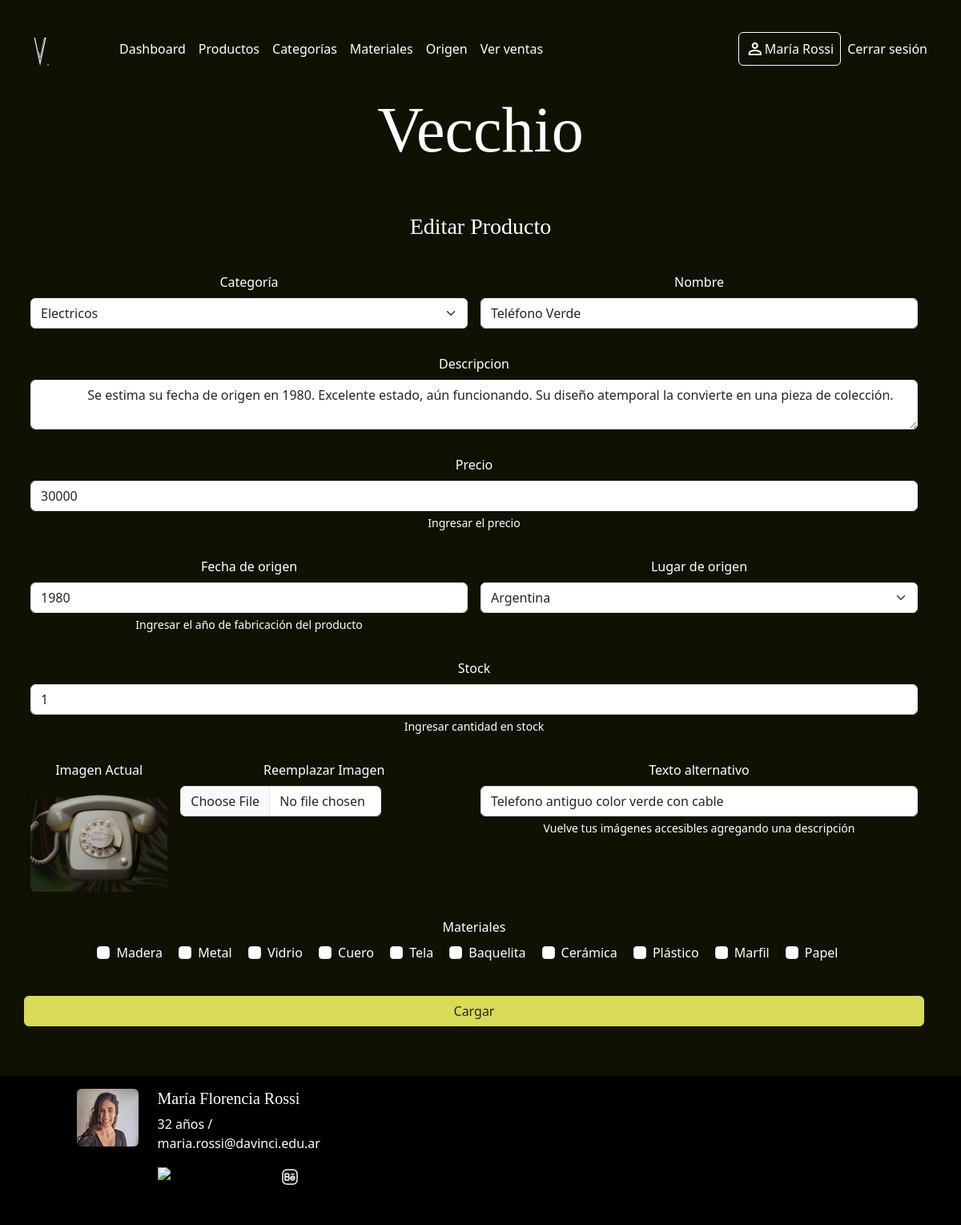
Screenshot of /admin/index.php?sec=edit_producto&id=1 (signed in) with the database file from the repository.
### tables this page shows
CREATE TABLE `productos` (
  `id` int(10) UNSIGNED NOT NULL,
  `categoria_id` int(10) UNSIGNED NOT NULL,
  `nombre` varchar(256) NOT NULL,
  `descripcion` varchar(256) NOT NULL,
  `precio` decimal(11,2) NOT NULL,
  `fecha_origen` year(4) NOT NULL,
  `lugar_origen_id` int(10) UNSIGNED NOT NULL,
  `stock` int(10) UNSIGNED NOT NULL,
  `img` varchar(256) NOT NULL,
  `alt` varchar(256) NOT NULL
);

CREATE TABLE `materiales` (
  `id` int(10) UNSIGNED NOT NULL,
  `nombre` varchar(256) NOT NULL,
  `descripcion` varchar(256) NOT NULL
);

### classes/Producto.php (called while the page is built, shortened)
<?PHP
class Producto
{
    private int $id;
    private Categoria $categoria;
    private string $nombre;
    private string $descripcion;
    private float $precio;
    private int $fecha_origen;
    private Origen $lugar_origen;
    private int $stock;
    private string $img;
    private string $alt;
    private static $creaValores = ['id', 'nombre', 'descripcion', 'precio', 'fecha_origen', 'stock', 'img', 'alt'];
    private static function creaProducto($productoData): Producto
    {
        $producto = new self();
        foreach (self::$creaValores as $valor) {
            $producto->{$valor} = $productoData[$valor];
        }
        $producto->categoria = Categoria::get_x_id($productoData['categoria_id']);
        $producto->lugar_origen = Origen::get_x_id($productoData['lugar_origen_id']);
        $materialesId =
            !empty($productoData['materiales']) ?
            explode(",", $productoData['materiales']) : [];
        $materiales = [];
        $producto->materiales = $materiales;
        return $producto;
    }
    public static function productoId(int $id): ?Producto
    {
        $conexion = Conexion::getConexion();
        $query = "SELECT
        productos.*,
        GROUP_CONCAT(producto_x_material.material_id) AS materiales
        FROM productos
        LEFT JOIN producto_x_material AS producto_x_material ON productos.id = producto_x_material.producto_id
        WHERE productos.id = ?
        GROUP BY productos.id";
        $PDOStatement = $conexion->prepare($query);
        $PDOStatement->setFetchMode(PDO::FETCH_ASSOC);
        $PDOStatement->execute([$id]);
        $catalogoPorID = self::creaProducto($PDOStatement->fetch());
        return $catalogoPorID != false ? $catalogoPorID : null;
    }
    public function getId()
    {
        return $this->id;
    }
    public function getCategoriaId()
    {
        return $this->categoria->getId();
    }
    public function getNombre()
    {
        return $this->nombre;
    }
    public function getDescripcion()
    {
        return $this->descripcion;
    }
    public function getPrecio()
    {
        return $this->precio;
    }
    public function getFecha_origen()
    {
        return $this->fecha_origen;
    }
    public function getLugar_origenId()
    {
        return $this->lugar_origen->getId();
    }
    public function getStock()
    {
        return $this->stock;
    }
    public function getImg()
    {
        return $this->img;
    }
    public function getAlt()
    {
        return $this->alt;
    }
}

### classes/Categoria.php (called while the page is built, shortened)
<?PHP
class Categoria
{
    private $id;
    private $nombre;
    public static function get_x_id(int $id): ?Categoria
    {
        $conexion = Conexion::getConexion();
        $query = "SELECT * FROM categoria WHERE id = ?";
        $PDOStatement = $conexion->prepare($query);
        $PDOStatement->setFetchMode(PDO::FETCH_CLASS, self::class);
        $PDOStatement->execute([$id]);
        $resultado = $PDOStatement->fetch();
        return $resultado ? $resultado : null;
    }
    public static function lista_completa(): array
    {
        $conexion = Conexion::getConexion();
        $query = "SELECT * FROM categoria";
        $PDOStatement = $conexion->prepare($query);
        $PDOStatement->setFetchMode(PDO::FETCH_CLASS, self::class);
        $PDOStatement->execute();
        $listado = $PDOStatement->fetchAll();
        return $listado;
    }
    public function getId()
    {
        return $this->id;
    }
    public function getNombre()
    {
        return $this->nombre;
    }
}

### classes/Origen.php (called while the page is built, shortened)
<?PHP
class Origen
{
    private $id;
    private $nombre;
    public static function get_x_id(int $id): ?Origen
    {
        $conexion = Conexion::getConexion();
        $query = "SELECT * FROM origen WHERE id = ?";
        $PDOStatement = $conexion->prepare($query);
        $PDOStatement->setFetchMode(PDO::FETCH_CLASS, self::class);
        $PDOStatement->execute([$id]);
        $resultado = $PDOStatement->fetch();
        return $resultado ? $resultado : null;
    }
    public static function lista_completa(): array
    {
        $conexion = Conexion::getConexion();
        $query = "SELECT * FROM origen";
        $PDOStatement = $conexion->prepare($query);
        $PDOStatement->setFetchMode(PDO::FETCH_CLASS, self::class);
        $PDOStatement->execute();
        $listado = $PDOStatement->fetchAll();
        return $listado;
    }
    public function getId()
    {
        return $this->id;
    }
    public function getNombre()
    {
        return $this->nombre;
    }
}

### classes/Material.php (called while the page is built, shortened)
<?PHP
class Material
{
    private $id;
    private $nombre;
    public static function lista_completa(): array
    {
        $conexion = (new Conexion())->getConexion();
        $query = "SELECT * FROM materiales";
        $PDOStatement = $conexion->prepare($query);
        $PDOStatement->setFetchMode(PDO::FETCH_CLASS, self::class);
        $PDOStatement->execute();
        $listado = $PDOStatement->fetchAll();
        return $listado;
    }
    public function getId()
    {
        return $this->id;
    }
    public function getNombre()
    {
        return $this->nombre;
    }
}

### admin/views/edit_producto.php (the view, shortened to what this page needs)
<?PHP
$id = $_GET['id'] ?? FALSE;
$producto = Producto::productoId($id);
$categoria = Categoria::lista_completa();
$material = Material::lista_completa();
$origen = Origen::lista_completa();
?>
<div class="row">
    <div class="col">
        <h2 class="mt-3 mt-md-5 fs-3">Editar Producto
        </h2>
        <div class="row mb-5 d-flex align-items-center">
            <form class="row g-3" action="actions/edit_producto_acc.php?id=<?= $producto->getId() ?>" method="POST" enctype="multipart/form-data">
                <div class="col-md-6 mb-3">
                    <label for="categoria_id" class="form-label">Categoría</label>
                    <select class="form-select" name="categoria_id" id="categoria_id" required>
                        <?PHP foreach ($categoria as $C) { ?>
                            <option value="<?= $C->getId() ?>" <?= $C->getId() == $producto->getCategoriaId() ? "selected" : "" ?>>
                                <?= $C->getNombre() ?>
                            </option>
                        <?PHP } ?>
                    </select>
                </div>
                <div class="col-md-6 mb-3">
                    <label for="nombre" class="form-label">Nombre</label>
                    <input type="text" class="form-control form-control-panel" id="nombre" name="nombre" value="<?= $producto->getNombre() ?>" required>
                </div>
                <div class="col-md-12 mb-3">
                    <label for="descripcion" class="form-label">Descripcion</label>
                    <textarea class="form-control form-control-panel" id="descripcion" name="descripcion">  <?= $producto->getDescripcion() ?> </textarea>
                </div>
                <div class="col-md-12 mb-3">
                    <label for="precio" class="form-label">Precio</label>
                    <input type="number" class="form-control form-control-panel" id="precio" name="precio" value="<?= $producto->getPrecio() ?>" required>
                    <div class="form-text">Ingresar el precio</div>
                </div>
                <div class="col-md-6 mb-3">
                    <label for="fecha_origen" class="form-label">Fecha de origen</label>
                    <input type="number" class="form-control form-control-panel" id="fecha_origen" name="fecha_origen" value="<?= $producto->getFecha_origen() ?>" required>
                    <div class="form-text">Ingresar el año de fabricación del producto</div>
                </div>
                <div class="col-md-6 mb-3">
                    <label for="lugar_origen_id" class="form-label">Lugar de origen</label>
                    <select class="form-select" name="lugar_origen_id" id="lugar_origen_id" required>
                        <?PHP foreach ($origen as $O) { ?>
                            <option value="<?= $O->getId() ?>" <?= $O->getId() == $producto->getLugar_origenId() ? "selected" : "" ?>>
                                <?= $O->getNombre() ?>
                            </option>
                        <?PHP } ?>
                    </select>
                </div>
                <div class="col-md-12 mb-3">
                    <label for="stock" class="form-label">Stock</label>
                    <input type="number" class="form-control form-control-panel" id="stock" name="stock" value="<?= $producto->getStock() ?>" required>
                    <div class="form-text">Ingresar cantidad en stock</div>
                </div>
                <div class="col-md-2 mb-3">
                    <label for="img_og" class="form-label">Imagen Actual</label>
                    <img src="../imagenes/productos/<?= $producto->getImg() ?>" alt="<?= $producto->getAlt() ?>" class="img-fluid rounded shadow-sm d-block">
                </div>
                <div class="col-md-4 mb-3">
                    <label for="img" class="form-label">Reemplazar Imagen</label>
                    <input class="form-control" type="file" id="img" name="img">
                </div>
                <div class="col-md-6 mb-3">
                    <label for="alt" class="form-label">Texto alternativo </label>
                    <input type="text" class="form-control form-control-panel" id="alt" name="alt" value="<?= $producto->getAlt() ?>" required>
                    <div class="form-text">Vuelve tus imágenes accesibles agregando una descripción</div>
                </div>
                <div class="col-md-12 mb-3">
                    <label class="form-label d-block">Materiales</label>
                    <?PHP foreach ($material as $M) { ?>
                        <div class="form-check form-check-inline">
                            <input class="form-check-input" type="checkbox" name="material[]" id="material_<?= $M->getId() ?>" value="<?= $M->getId() ?>"
                            >
                            <label class="form-check-label mb-2" for="material_<?= $M->getId() ?>">
                                <?= $M->getNombre() ?>
                            </label>
                        </div>
                    <?PHP } ?>
                </div>
                <button type="submit" class="btn btn-primary btn-acento">Cargar</button>
            </form>
        </div>
    </div>
</div>

### estilos/estilo.css (style rules this page uses)
body { background-color: #232323; color: white; }
.body-panel { background-color: rgb(16, 17, 2); }
h1, h2, h3 { font-family: "deconico"; }
.form-control { width: 70%; }
.form-text { color: white; }
.form-control-panel { width: 100%; }
.btn-acento { background-color: #D8DB55; border-color: #D8DB55; color: #232323; }
@media screen and (min-width:1000px) { body { position: relative; padding-bottom: 200px; min-height: 100vh; } }

### rows the page displays
productos: nombre "Teléfono Verde", descripcion "Se estima su fecha de origen en 1980. Excelente estado, aún funcionando. Su diseño atemporal la convierte en una pieza de colección.", precio "30000", fecha_origen "1980", stock "1", img (picture), alt "Telefono antiguo color verde con cable"
materiales: nombre "Madera"
materiales: nombre "Metal"
materiales: nombre "Vidrio"
materiales: nombre "Cuero"
materiales: nombre "Tela"
materiales: nombre "Baquelita"
materiales: nombre "Cerámica"
materiales: nombre "Plástico"
materiales: nombre "Marfil"
materiales: nombre "Papel"

### other values shown
$userData['nombre_completo'] "María Rossi"
form field categoria_id "Electricos"
form field lugar_origen_id "Argentina"
